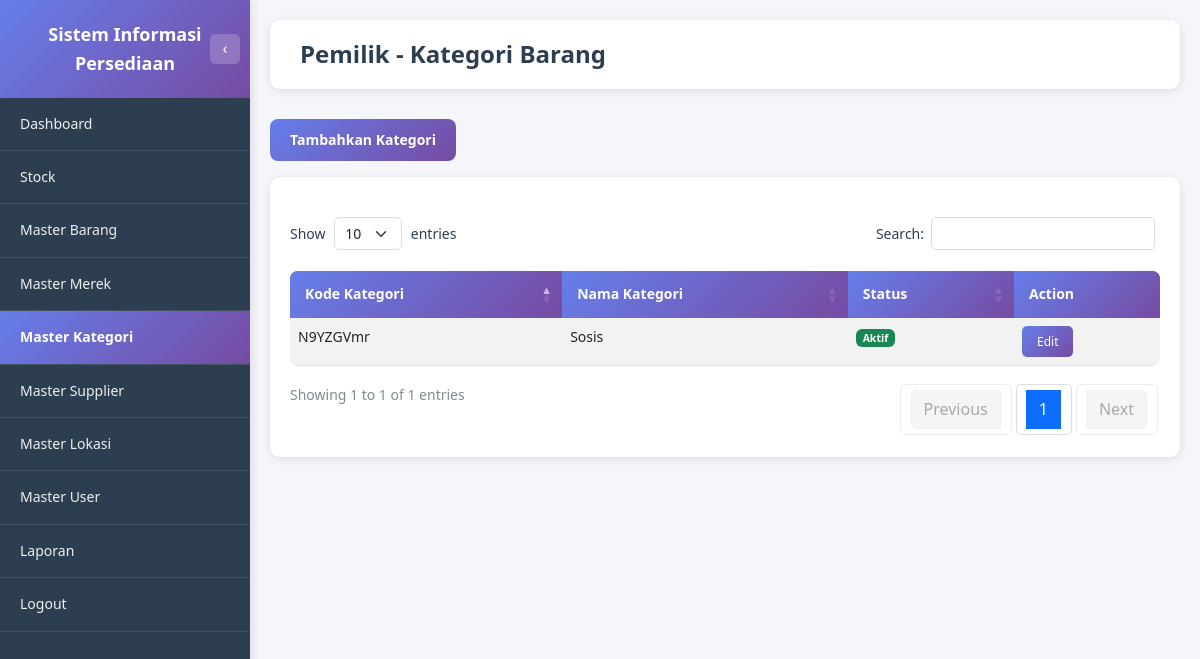
The app's page /pemilik/master_kategori.php (signed in), older data.
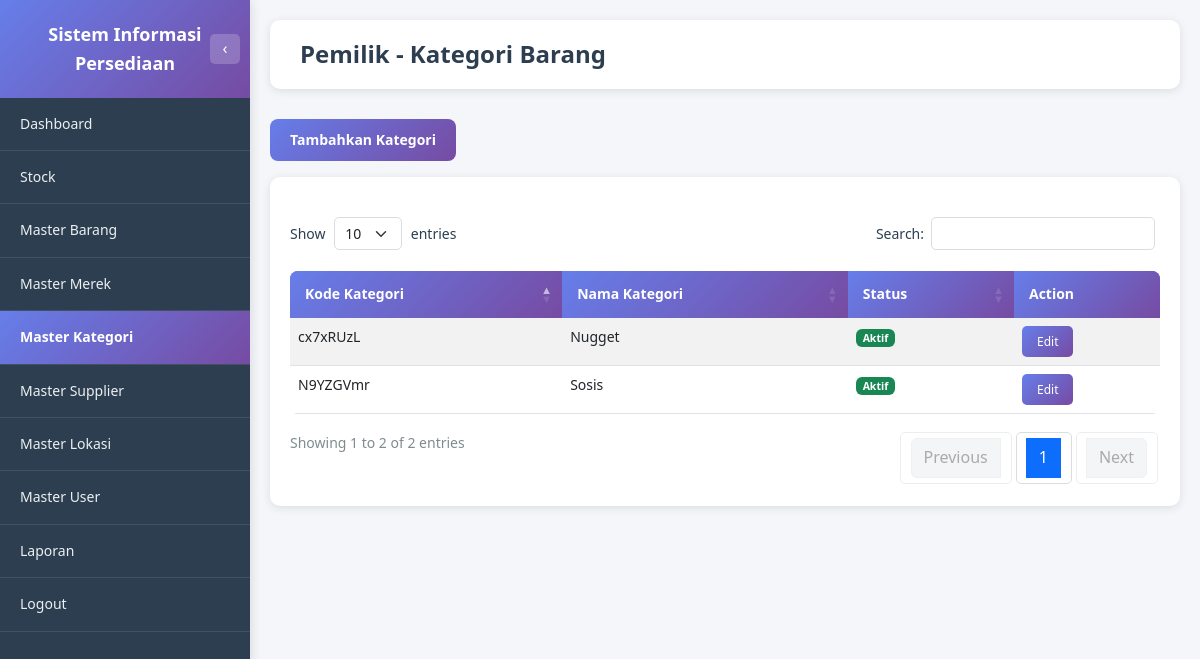
The same page, newer data.
### tables this page shows
CREATE TABLE MASTER_KATEGORI_BARANG (
   KD_KATEGORI_BARANG   VARCHAR(8) NOT NULL,
   NAMA_KATEGORI        VARCHAR(256),
   STATUS               ENUM('AKTIF', 'TIDAK AKTIF'),
   PRIMARY KEY (KD_KATEGORI_BARANG)
);

### pemilik/master_kategori.php (the view, shortened to what this page needs)
<?php
require_once '../dbconnect.php';
$query_kategori = "SELECT KD_KATEGORI_BARANG, NAMA_KATEGORI, STATUS
                   FROM MASTER_KATEGORI_BARANG
                   ORDER BY KD_KATEGORI_BARANG ASC";
$result_kategori = $conn->query($query_kategori);
?>
<!DOCTYPE html>
<html lang="id">
<head>
    <link href="https://cdn.jsdelivr.net/npm/bootstrap@5.3.0/dist/css/bootstrap.min.css" rel="stylesheet">
    <link href="https://cdn.datatables.net/1.13.7/css/dataTables.bootstrap5.min.css" rel="stylesheet">
    <link href="https://cdn.jsdelivr.net/npm/sweetalert2@11/dist/sweetalert2.min.css" rel="stylesheet">
    <link href="../assets/css/style.css" rel="stylesheet">
</head>
<body class="dashboard-body">
    <?php include 'includes/sidebar.php'; ?>
    <div class="main-content">
        <div class="page-header">
            <h1 class="page-title">Pemilik - Kategori Barang</h1>
        </div>
        <div class="mb-3">
            <button type="button" class="btn-primary-custom" data-bs-toggle="modal" data-bs-target="#modalTambahKategori">
                <i class="bi bi-plus-circle"></i> Tambahkan Kategori
            </button>
        </div>
        <div class="table-section">
            <div class="table-responsive">
                <table id="tableKategori" class="table table-custom table-striped table-hover">
                    <thead>
                        <tr>
                            <th>Kode Kategori</th>
                            <th>Nama Kategori</th>
                            <th>Status</th>
                            <th>Action</th>
                        </tr>
                    </thead>
                    <tbody>
                        <?php if ($result_kategori->num_rows > 0): ?>
                            <?php while ($row = $result_kategori->fetch_assoc()): ?>
                                <tr>
                                    <td><?php echo htmlspecialchars($row['KD_KATEGORI_BARANG']); ?></td>
                                    <td><?php echo htmlspecialchars($row['NAMA_KATEGORI']); ?></td>
                                    <td>
                                        <?php if ($row['STATUS'] == 'AKTIF'): ?>
                                            <span class="badge bg-success">Aktif</span>
                                        <?php else: ?>
                                            <span class="badge bg-secondary">Tidak Aktif</span>
                                        <?php endif; ?>
                                    </td>
                                    <td>
                                        <button class="btn-view" onclick="editKategori('<?php echo htmlspecialchars($row['KD_KATEGORI_BARANG']); ?>', '<?php echo htmlspecialchars($row['NAMA_KATEGORI'], ENT_QUOTES); ?>', '<?php echo htmlspecialchars($row['STATUS']); ?>')">Edit</button>
                                    </td>
                                </tr>
                            <?php endwhile; ?>
                        <?php endif; ?>
                    </tbody>
                </table>
            </div>
        </div>
    </div>
</body>
</html>

Row changes from the older to the newer data that the page shows:
added master_kategori_barang: KD_KATEGORI_BARANG "cx7xRUzL", NAMA_KATEGORI "Nugget", STATUS "Aktif"
Text that changed along with them:
text written by a page script: "Show entries Search: Showing 1 to 1 of 1 entries Previous 1 Next" → "Show entries Search: Showing 1 to 2 of 2 entries Previous 1 Next"
